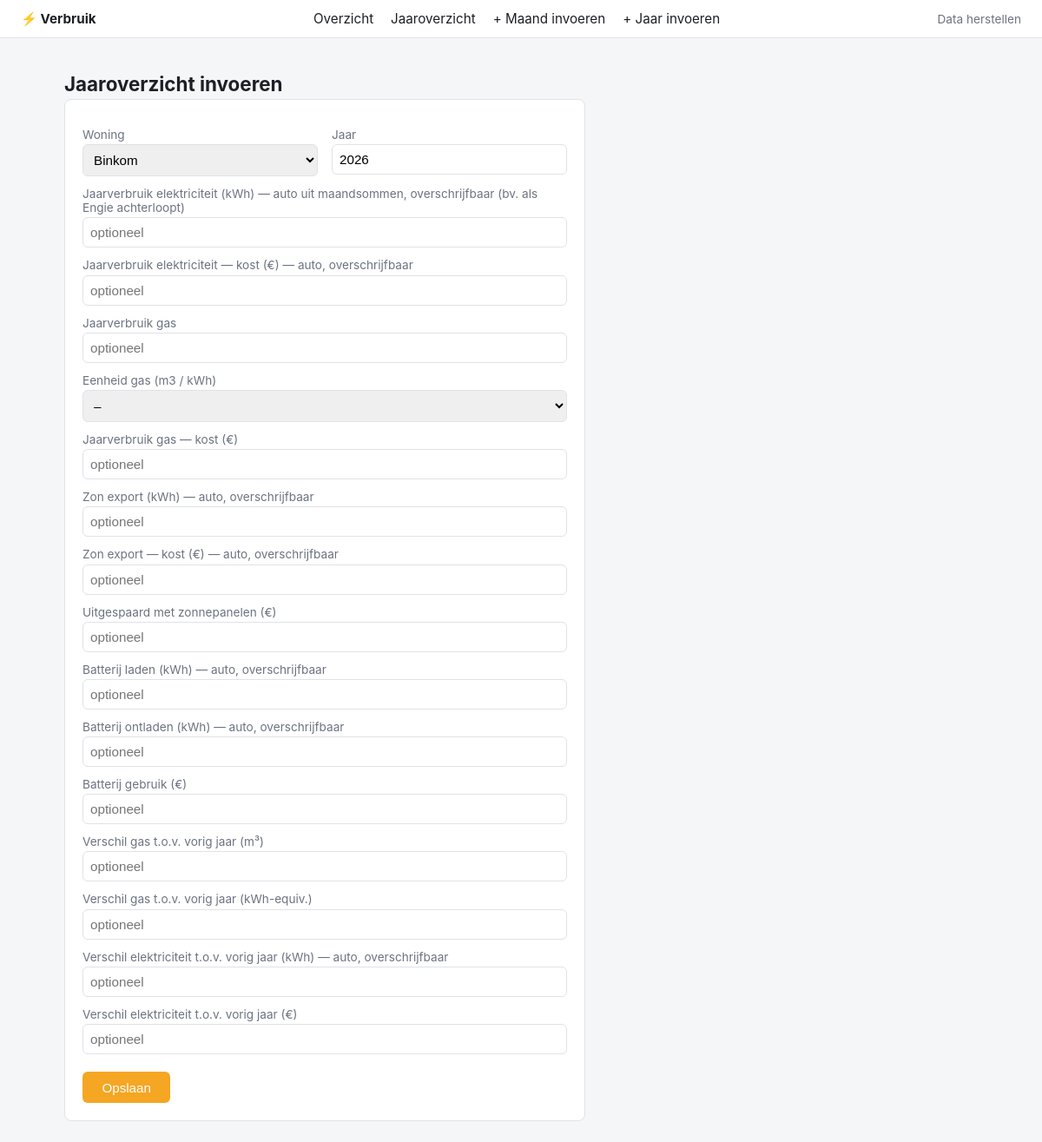
/jaaroverzicht/invoer/Binkom/2026, run on an earlier commit of the app's database.
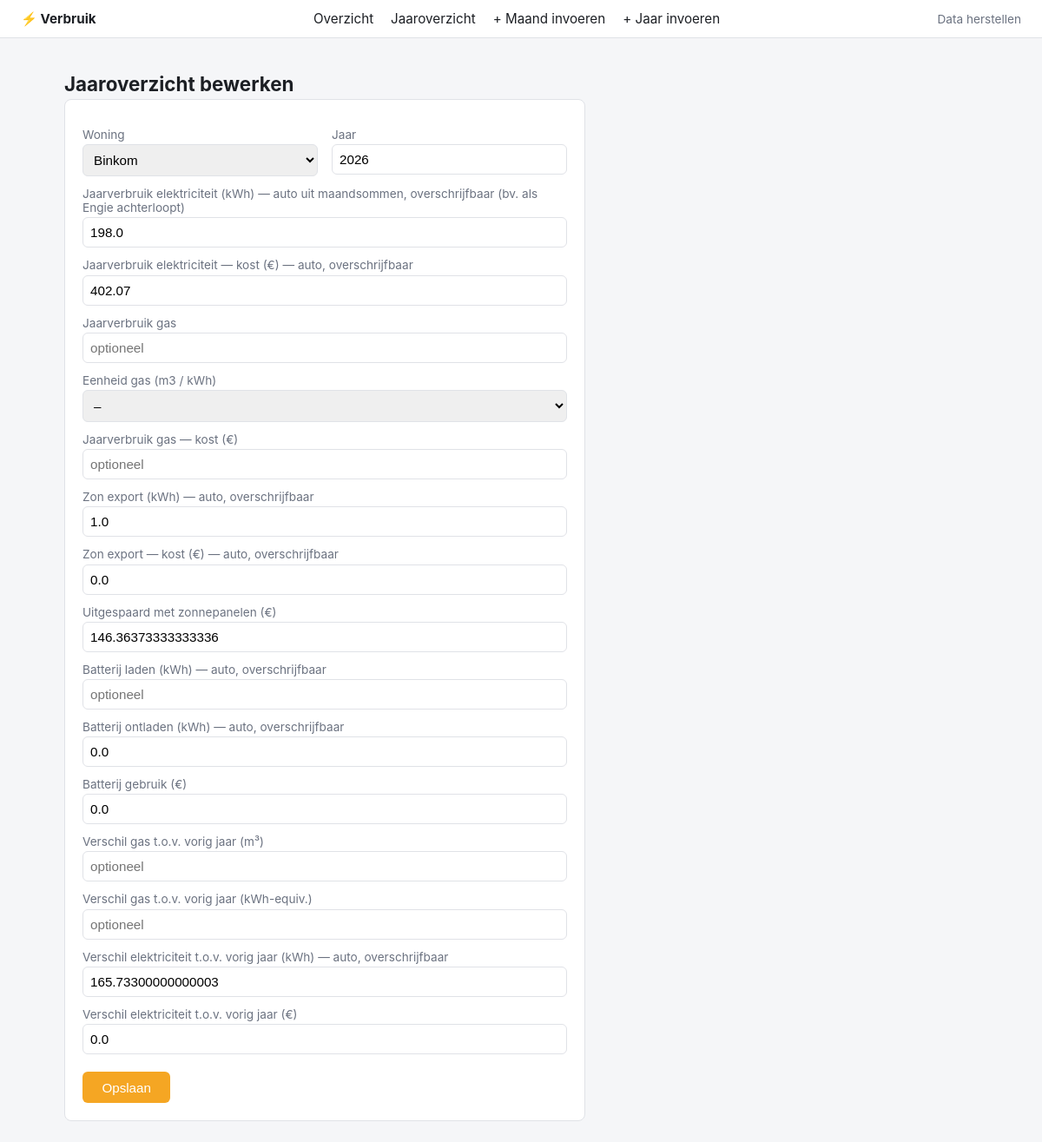
And on a later commit of the database.
### tables this page shows
CREATE TABLE jaaroverzicht (
    id INTEGER PRIMARY KEY AUTOINCREMENT,
    woning TEXT NOT NULL CHECK (woning IN ('Tienen', 'Binkom')),
    jaar INTEGER NOT NULL,

    jaarverbruik_elektriciteit_kwh REAL,
    jaarverbruik_elektriciteit_kost_eur REAL,

    jaarverbruik_gas REAL,
    jaarverbruik_gas_eenheid TEXT CHECK (jaarverbruik_gas_eenheid IN ('m3', 'kWh')),
    jaarverbruik_gas_kost_eur REAL,

    opladen_zon_kwh REAL,
    opladen_zon_kost_eur REAL,

    uitgespaard_zonnepanelen_eur REAL,

    batterij_gebruik_kwh REAL,
    batterij_gebruik_kost_eur REAL,

    verschil_gas_vorig_jaar_m3 REAL,
    verschil_gas_vorig_jaar_kwh REAL,

    verschil_elektriciteit_vorig_jaar_kwh REAL,
    verschil_elektriciteit_vorig_jaar_eur REAL,

    UNIQUE(woning, jaar)
);

### main.py (the view, shortened to what this page needs)
@app.route("/jaaroverzicht/invoer", methods=["GET", "POST"])
@app.route("/jaaroverzicht/invoer/<woning>/<int:jaar>", methods=["GET", "POST"])
def jaaroverzicht_invoer(woning=None, jaar=None):
    bestaand = None
    if woning and jaar:
        conn = get_connection()
        row = conn.execute(
            "SELECT * FROM jaaroverzicht WHERE woning=? AND jaar=?", (woning, jaar)
        ).fetchone()
        conn.close()
        bestaand = dict(row) if row else None
    return render_template(
        "jaaroverzicht_invoer.html",
        woningen=WONINGEN,
        velden=JAAR_INVOERVELDEN,
        bestaand=bestaand,
        woning=woning,
        jaar=jaar,
    )

### main.py (called while the page is built)
    def __call__(self, environ, start_response):
        script_name = environ.get("HTTP_X_INGRESS_PATH", "")
        if script_name:
            environ["SCRIPT_NAME"] = script_name
            path_info = environ.get("PATH_INFO", "")
            if path_info.startswith(script_name):
                environ["PATH_INFO"] = path_info[len(script_name):]
        return self.wsgi_app(environ, start_response)

### models.py (called while the page is built)
def get_connection():
    DB_PATH.parent.mkdir(parents=True, exist_ok=True)
    conn = sqlite3.connect(DB_PATH)
    conn.row_factory = sqlite3.Row
    conn.execute("PRAGMA foreign_keys = ON")
    return conn

### templates/jaaroverzicht_invoer.html (shortened to what this page needs)
{% extends "base.html" %}
{% block content %}
<h1>{{ "Jaaroverzicht bewerken" if bestaand else "Jaaroverzicht invoeren" }}</h1>
<form class="entry" method="post">
    <div class="row2">
        <div>
            <label>Woning</label>
            <select name="woning" required>
                {% for w in woningen %}
                <option value="{{ w }}" {{ "selected" if (bestaand and bestaand.woning == w) or (woning == w) }}>{{ w }}</option>
                {% endfor %}
            </select>
        </div>
        <div>
            <label>Jaar</label>
            <input type="number" name="jaar" value="{{ bestaand.jaar if bestaand else (jaar or '') }}" required>
        </div>
    </div>
    {% for veld, label in velden %}
    <label>{{ label }}</label>
    {% if veld == "jaarverbruik_gas_eenheid" %}
    <select name="{{ veld }}">
        <option value="">–</option>
    </select>
    {% else %}
    <input type="text" name="{{ veld }}" value="{{ bestaand[veld] if bestaand and bestaand[veld] is not none else '' }}" placeholder="optioneel">
    {% endif %}
    {% endfor %}
    <button type="submit">Opslaan</button>
</form>
{% endblock %}

What changed in the data, as far as the page shows it:
added jaaroverzicht: jaar "2026", jaarverbruik_elektriciteit_kwh "198.0" "402.07" "1.0" "0.0" "146.36373333333336" "0.0" "0.0" "165.73300000000003" "0.0"
Also different on the page:
{{ "Jaaroverzicht bewerken" if bestaand else "Jaaroverzicht invoeren" }}: "Jaaroverzicht invoeren" → "Jaaroverzicht bewerken"
form field jaar: "2026" → (not shown)
